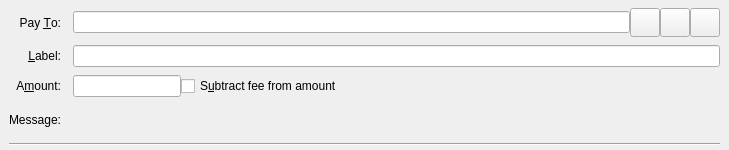
<?xml version="1.0" encoding="UTF-8"?>
<ui version="4.0">
 <class>SendCoinsEntry</class>
 <widget class="QStackedWidget" name="SendCoinsEntry">
  <property name="geometry">
   <rect>
    <x>0</x>
    <y>0</y>
    <width>729</width>
    <height>150</height>
   </rect>
  </property>
  <property name="focusPolicy">
   <enum>Qt::TabFocus</enum>
  </property>
  <property name="autoFillBackground">
   <bool>false</bool>
  </property>
  <widget class="QFrame" name="SendCoins">
   <property name="toolTip">
    <string>This is a normal payment.</string>
   </property>
   <property name="frameShape">
    <enum>QFrame::NoFrame</enum>
   </property>
   <layout class="QGridLayout" name="gridLayout">
    <property name="topMargin">
     <number>8</number>
    </property>
    <property name="bottomMargin">
     <number>4</number>
    </property>
    <property name="horizontalSpacing">
     <number>12</number>
    </property>
    <property name="verticalSpacing">
     <number>8</number>
    </property>
    <item row="0" column="0">
     <widget class="QLabel" name="payToLabel">
      <property name="text">
       <string>Pay &amp;To:</string>
      </property>
      <property name="alignment">
       <set>Qt::AlignRight|Qt::AlignTrailing|Qt::AlignVCenter</set>
      </property>
      <property name="buddy">
       <cstring>payTo</cstring>
      </property>
     </widget>
    </item>
    <item row="0" column="1">
     <layout class="QHBoxLayout" name="payToLayout">
      <property name="spacing">
       <number>0</number>
      </property>
      <item>
       <widget class="QValidatedLineEdit" name="payTo">
        <property name="toolTip">
         <string>The e-Gulden address to send the payment to</string>
        </property>
       </widget>
      </item>
      <item>
       <widget class="QToolButton" name="addressBookButton">
        <property name="toolTip">
         <string>Choose previously used address</string>
        </property>
        <property name="text">
         <string/>
        </property>
        <property name="icon">
         <iconset resource="../bitcoin.qrc">
          <normaloff>:/icons/address-book</normaloff>:/icons/address-book</iconset>
        </property>
        <property name="iconSize">
         <size>
          <width>22</width>
          <height>22</height>
         </size>
        </property>
        <property name="shortcut">
         <string>Alt+A</string>
        </property>
       </widget>
      </item>
      <item>
       <widget class="QToolButton" name="pasteButton">
        <property name="toolTip">
         <string>Paste address from clipboard</string>
        </property>
        <property name="text">
         <string/>
        </property>
        <property name="icon">
         <iconset resource="../bitcoin.qrc">
          <normaloff>:/icons/editpaste</normaloff>:/icons/editpaste</iconset>
        </property>
        <property name="iconSize">
         <size>
          <width>22</width>
          <height>22</height>
         </size>
        </property>
        <property name="shortcut">
         <string>Alt+P</string>
        </property>
       </widget>
      </item>
      <item>
       <widget class="QToolButton" name="deleteButton">
        <property name="toolTip">
         <string>Remove this entry</string>
        </property>
        <property name="text">
         <string/>
        </property>
        <property name="icon">
         <iconset resource="../bitcoin.qrc">
          <normaloff>:/icons/remove</normaloff>:/icons/remove</iconset>
        </property>
        <property name="iconSize">
         <size>
          <width>22</width>
          <height>22</height>
         </size>
        </property>
       </widget>
      </item>
     </layout>
    </item>
    <item row="1" column="0">
     <widget class="QLabel" name="labellLabel">
      <property name="text">
       <string>&amp;Label:</string>
      </property>
      <property name="alignment">
       <set>Qt::AlignRight|Qt::AlignTrailing|Qt::AlignVCenter</set>
      </property>
      <property name="buddy">
       <cstring>addAsLabel</cstring>
      </property>
     </widget>
    </item>
    <item row="1" column="1">
     <widget class="QLineEdit" name="addAsLabel">
      <property name="toolTip">
       <string>Enter a label for this address to add it to the list of used addresses</string>
      </property>
     </widget>
    </item>
    <item row="2" column="0">
     <widget class="QLabel" name="amountLabel">
      <property name="text">
       <string>A&amp;mount:</string>
      </property>
      <property name="alignment">
       <set>Qt::AlignRight|Qt::AlignTrailing|Qt::AlignVCenter</set>
      </property>
      <property name="buddy">
       <cstring>payAmount</cstring>
      </property>
     </widget>
    </item>
    <item row="2" column="1">
     <layout class="QHBoxLayout" name="horizontalLayoutAmount" stretch="0,1">
      <item>
       <widget class="BitcoinAmountField" name="payAmount"/>
      </item>
      <item>
       <widget class="QCheckBox" name="checkboxSubtractFeeFromAmount">
        <property name="toolTip">
         <string>The fee will be deducted from the amount being sent. The recipient will receive less litecoins than you enter in the amount field. If multiple recipients are selected, the fee is split equally.</string>
        </property>
        <property name="text">
         <string>S&amp;ubtract fee from amount</string>
        </property>
       </widget>
      </item>
     </layout>
    </item>
    <item row="3" column="0">
     <widget class="QLabel" name="messageLabel">
      <property name="text">
       <string>Message:</string>
      </property>
      <property name="alignment">
       <set>Qt::AlignRight|Qt::AlignTrailing|Qt::AlignVCenter</set>
      </property>
     </widget>
    </item>
    <item row="3" column="1">
     <widget class="QLabel" name="messageTextLabel">
      <property name="toolTip">
       <string>A message that was attached to the egulden: URI which will be stored with the transaction for your reference. Note: This message will not be sent over the e-Gulden network.</string>
      </property>
      <property name="textFormat">
       <enum>Qt::PlainText</enum>
      </property>
     </widget>
    </item>
    <item row="4" column="0" colspan="2">
     <widget class="Line" name="line">
      <property name="orientation">
       <enum>Qt::Horizontal</enum>
      </property>
     </widget>
    </item>
   </layout>
  </widget>
  <widget class="QFrame" name="SendCoins_UnauthenticatedPaymentRequest">
   <property name="palette">
    <palette>
     <active>
      <colorrole role="WindowText">
       <brush brushstyle="SolidPattern">
        <color alpha="255">
         <red>0</red>
         <green>0</green>
         <blue>0</blue>
        </color>
       </brush>
      </colorrole>
      <colorrole role="Button">
       <brush brushstyle="SolidPattern">
        <color alpha="255">
         <red>255</red>
         <green>255</green>
         <blue>127</blue>
        </color>
       </brush>
      </colorrole>
      <colorrole role="Light">
       <brush brushstyle="SolidPattern">
        <color alpha="255">
         <red>255</red>
         <green>255</green>
         <blue>255</blue>
        </color>
       </brush>
      </colorrole>
      <colorrole role="Midlight">
       <brush brushstyle="SolidPattern">
        <color alpha="255">
         <red>255</red>
         <green>255</green>
         <blue>191</blue>
        </color>
       </brush>
      </colorrole>
      <colorrole role="Dark">
       <brush brushstyle="SolidPattern">
        <color alpha="255">
         <red>127</red>
         <green>127</green>
         <blue>63</blue>
        </color>
       </brush>
      </colorrole>
      <colorrole role="Mid">
       <brush brushstyle="SolidPattern">
        <color alpha="255">
         <red>170</red>
         <green>170</green>
         <blue>84</blue>
        </color>
       </brush>
      </colorrole>
      <colorrole role="Text">
       <brush brushstyle="SolidPattern">
        <color alpha="255">
         <red>0</red>
         <green>0</green>
         <blue>0</blue>
        </color>
       </brush>
      </colorrole>
      <colorrole role="BrightText">
       <brush brushstyle="SolidPattern">
        <color alpha="255">
         <red>255</red>
         <green>255</green>
         <blue>255</blue>
        </color>
       </brush>
      </colorrole>
      <colorrole role="ButtonText">
       <brush brushstyle="SolidPattern">
        <color alpha="255">
         <red>0</red>
         <green>0</green>
         <blue>0</blue>
        </color>
       </brush>
      </colorrole>
      <colorrole role="Base">
       <brush brushstyle="SolidPattern">
        <color alpha="255">
         <red>255</red>
         <green>255</green>
         <blue>255</blue>
        </color>
       </brush>
      </colorrole>
      <colorrole role="Window">
       <brush brushstyle="SolidPattern">
        <color alpha="255">
         <red>255</red>
         <green>255</green>
         <blue>127</blue>
        </color>
       </brush>
      </colorrole>
      <colorrole role="Shadow">
       <brush brushstyle="SolidPattern">
        <color alpha="255">
         <red>0</red>
         <green>0</green>
         <blue>0</blue>
        </color>
       </brush>
      </colorrole>
      <colorrole role="AlternateBase">
       <brush brushstyle="SolidPattern">
        <color alpha="255">
         <red>255</red>
         <green>255</green>
         <blue>191</blue>
        </color>
       </brush>
      </colorrole>
      <colorrole role="ToolTipBase">
       <brush brushstyle="SolidPattern">
        <color alpha="255">
         <red>255</red>
         <green>255</green>
         <blue>220</blue>
        </color>
       </brush>
      </colorrole>
      <colorrole role="ToolTipText">
       <brush brushstyle="SolidPattern">
        <color alpha="255">
         <red>0</red>
         <green>0</green>
         <blue>0</blue>
        </color>
       </brush>
      </colorrole>
     </active>
     <inactive>
      <colorrole role="WindowText">
       <brush brushstyle="SolidPattern">
        <color alpha="255">
         <red>0</red>
         <green>0</green>
         <blue>0</blue>
        </color>
       </brush>
      </colorrole>
      <colorrole role="Button">
       <brush brushstyle="SolidPattern">
        <color alpha="255">
         <red>255</red>
         <green>255</green>
         <blue>127</blue>
        </color>
       </brush>
      </colorrole>
      <colorrole role="Light">
       <brush brushstyle="SolidPattern">
        <color alpha="255">
         <red>255</red>
         <green>255</green>
         <blue>255</blue>
        </color>
       </brush>
      </colorrole>
      <colorrole role="Midlight">
       <brush brushstyle="SolidPattern">
        <color alpha="255">
         <red>255</red>
         <green>255</green>
         <blue>191</blue>
        </color>
       </brush>
      </colorrole>
      <colorrole role="Dark">
       <brush brushstyle="SolidPattern">
        <color alpha="255">
         <red>127</red>
         <green>127</green>
         <blue>63</blue>
        </color>
       </brush>
      </colorrole>
      <colorrole role="Mid">
       <brush brushstyle="SolidPattern">
        <color alpha="255">
         <red>170</red>
         <green>170</green>
         <blue>84</blue>
        </color>
       </brush>
      </colorrole>
      <colorrole role="Text">
       <brush brushstyle="SolidPattern">
        <color alpha="255">
         <red>0</red>
         <green>0</green>
         <blue>0</blue>
        </color>
       </brush>
      </colorrole>
      <colorrole role="BrightText">
       <brush brushstyle="SolidPattern">
        <color alpha="255">
         <red>255</red>
         <green>255</green>
         <blue>255</blue>
        </color>
       </brush>
      </colorrole>
      <colorrole role="ButtonText">
       <brush brushstyle="SolidPattern">
        <color alpha="255">
         <red>0</red>
         <green>0</green>
         <blue>0</blue>
        </color>
       </brush>
      </colorrole>
      <colorrole role="Base">
       <brush brushstyle="SolidPattern">
        <color alpha="255">
         <red>255</red>
         <green>255</green>
         <blue>255</blue>
        </color>
       </brush>
      </colorrole>
      <colorrole role="Window">
       <brush brushstyle="SolidPattern">
        <color alpha="255">
         <red>255</red>
         <green>255</green>
         <blue>127</blue>
        </color>
       </brush>
      </colorrole>
      <colorrole role="Shadow">
       <brush brushstyle="SolidPattern">
        <color alpha="255">
         <red>0</red>
         <green>0</green>
         <blue>0</blue>
        </color>
       </brush>
      </colorrole>
      <colorrole role="AlternateBase">
       <brush brushstyle="SolidPattern">
        <color alpha="255">
         <red>255</red>
         <green>255</green>
         <blue>191</blue>
        </color>
       </brush>
      </colorrole>
      <colorrole role="ToolTipBase">
       <brush brushstyle="SolidPattern">
        <color alpha="255">
         <red>255</red>
         <green>255</green>
         <blue>220</blue>
        </color>
       </brush>
      </colorrole>
      <colorrole role="ToolTipText">
       <brush brushstyle="SolidPattern">
        <color alpha="255">
         <red>0</red>
         <green>0</green>
         <blue>0</blue>
        </color>
       </brush>
      </colorrole>
     </inactive>
     <disabled>
      <colorrole role="WindowText">
       <brush brushstyle="SolidPattern">
        <color alpha="255">
         <red>127</red>
         <green>127</green>
         <blue>63</blue>
        </color>
       </brush>
      </colorrole>
      <colorrole role="Button">
       <brush brushstyle="SolidPattern">
        <color alpha="255">
         <red>255</red>
         <green>255</green>
         <blue>127</blue>
        </color>
       </brush>
      </colorrole>
      <colorrole role="Light">
       <brush brushstyle="SolidPattern">
        <color alpha="255">
         <red>255</red>
         <green>255</green>
         <blue>255</blue>
        </color>
       </brush>
      </colorrole>
      <colorrole role="Midlight">
       <brush brushstyle="SolidPattern">
        <color alpha="255">
         <red>255</red>
         <green>255</green>
         <blue>191</blue>
        </color>
       </brush>
      </colorrole>
      <colorrole role="Dark">
       <brush brushstyle="SolidPattern">
        <color alpha="255">
         <red>127</red>
         <green>127</green>
         <blue>63</blue>
        </color>
       </brush>
      </colorrole>
      <colorrole role="Mid">
       <brush brushstyle="SolidPattern">
        <color alpha="255">
         <red>170</red>
         <green>170</green>
         <blue>84</blue>
        </color>
       </brush>
      </colorrole>
      <colorrole role="Text">
       <brush brushstyle="SolidPattern">
        <color alpha="255">
         <red>127</red>
         <green>127</green>
         <blue>63</blue>
        </color>
       </brush>
      </colorrole>
      <colorrole role="BrightText">
       <brush brushstyle="SolidPattern">
        <color alpha="255">
         <red>255</red>
         <green>255</green>
         <blue>255</blue>
        </color>
       </brush>
      </colorrole>
      <colorrole role="ButtonText">
       <brush brushstyle="SolidPattern">
        <color alpha="255">
         <red>127</red>
         <green>127</green>
         <blue>63</blue>
        </color>
       </brush>
      </colorrole>
      <colorrole role="Base">
       <brush brushstyle="SolidPattern">
        <color alpha="255">
         <red>255</red>
         <green>255</green>
         <blue>127</blue>
        </color>
       </brush>
      </colorrole>
      <colorrole role="Window">
       <brush brushstyle="SolidPattern">
        <color alpha="255">
         <red>255</red>
         <green>255</green>
         <blue>127</blue>
        </color>
       </brush>
      </colorrole>
      <colorrole role="Shadow">
       <brush brushstyle="SolidPattern">
        <color alpha="255">
         <red>0</red>
         <green>0</green>
         <blue>0</blue>
        </color>
       </brush>
      </colorrole>
      <colorrole role="AlternateBase">
       <brush brushstyle="SolidPattern">
        <color alpha="255">
         <red>255</red>
         <green>255</green>
         <blue>127</blue>
        </color>
       </brush>
      </colorrole>
      <colorrole role="ToolTipBase">
       <brush brushstyle="SolidPattern">
        <color alpha="255">
         <red>255</red>
         <green>255</green>
         <blue>220</blue>
        </color>
       </brush>
      </colorrole>
      <colorrole role="ToolTipText">
       <brush brushstyle="SolidPattern">
        <color alpha="255">
         <red>0</red>
         <green>0</green>
         <blue>0</blue>
        </color>
       </brush>
      </colorrole>
     </disabled>
    </palette>
   </property>
   <property name="toolTip">
    <string>This is an unauthenticated payment request.</string>
   </property>
   <property name="autoFillBackground">
    <bool>true</bool>
   </property>
   <property name="frameShape">
    <enum>QFrame::NoFrame</enum>
   </property>
   <layout class="QGridLayout" name="gridLayout_is">
    <property name="spacing">
     <number>12</number>
    </property>
    <item row="0" column="0">
     <widget class="QLabel" name="payToLabel_is">
      <property name="text">
       <string>Pay To:</string>
      </property>
      <property name="alignment">
       <set>Qt::AlignRight|Qt::AlignTrailing|Qt::AlignVCenter</set>
      </property>
     </widget>
    </item>
    <item row="0" column="1">
     <layout class="QHBoxLayout" name="payToLayout_is">
      <property name="spacing">
       <number>0</number>
      </property>
      <item>
       <widget class="QLabel" name="payTo_is"/>
      </item>
      <item>
       <widget class="QToolButton" name="deleteButton_is">
        <property name="toolTip">
         <string>Remove this entry</string>
        </property>
        <property name="text">
         <string/>
        </property>
        <property name="icon">
         <iconset resource="../bitcoin.qrc">
          <normaloff>:/icons/remove</normaloff>:/icons/remove</iconset>
        </property>
       </widget>
      </item>
     </layout>
    </item>
    <item row="1" column="0">
     <widget class="QLabel" name="memoLabel_is">
      <property name="text">
       <string>Memo:</string>
      </property>
      <property name="alignment">
       <set>Qt::AlignRight|Qt::AlignTrailing|Qt::AlignVCenter</set>
      </property>
     </widget>
    </item>
    <item row="1" column="1">
     <widget class="QLabel" name="memoTextLabel_is">
      <property name="textFormat">
       <enum>Qt::PlainText</enum>
      </property>
     </widget>
    </item>
    <item row="2" column="0">
     <widget class="QLabel" name="amountLabel_is">
      <property name="text">
       <string>A&amp;mount:</string>
      </property>
      <property name="alignment">
       <set>Qt::AlignRight|Qt::AlignTrailing|Qt::AlignVCenter</set>
      </property>
      <property name="buddy">
       <cstring>payAmount_is</cstring>
      </property>
     </widget>
    </item>
    <item row="2" column="1">
     <widget class="BitcoinAmountField" name="payAmount_is">
      <property name="acceptDrops">
       <bool>false</bool>
      </property>
     </widget>
    </item>
   </layout>
  </widget>
  <widget class="QFrame" name="SendCoins_AuthenticatedPaymentRequest">
   <property name="palette">
    <palette>
     <active>
      <colorrole role="WindowText">
       <brush brushstyle="SolidPattern">
        <color alpha="255">
         <red>0</red>
         <green>0</green>
         <blue>0</blue>
        </color>
       </brush>
      </colorrole>
      <colorrole role="Button">
       <brush brushstyle="SolidPattern">
        <color alpha="255">
         <red>140</red>
         <green>232</green>
         <blue>119</blue>
        </color>
       </brush>
      </colorrole>
      <colorrole role="Light">
       <brush brushstyle="SolidPattern">
        <color alpha="255">
         <red>230</red>
         <green>255</green>
         <blue>224</blue>
        </color>
       </brush>
      </colorrole>
      <colorrole role="Midlight">
       <brush brushstyle="SolidPattern">
        <color alpha="255">
         <red>185</red>
         <green>243</green>
         <blue>171</blue>
        </color>
       </brush>
      </colorrole>
      <colorrole role="Dark">
       <brush brushstyle="SolidPattern">
        <color alpha="255">
         <red>70</red>
         <green>116</green>
         <blue>59</blue>
        </color>
       </brush>
      </colorrole>
      <colorrole role="Mid">
       <brush brushstyle="SolidPattern">
        <color alpha="255">
         <red>93</red>
         <green>155</green>
         <blue>79</blue>
        </color>
       </brush>
      </colorrole>
      <colorrole role="Text">
       <brush brushstyle="SolidPattern">
        <color alpha="255">
         <red>0</red>
         <green>0</green>
         <blue>0</blue>
        </color>
       </brush>
      </colorrole>
      <colorrole role="BrightText">
       <brush brushstyle="SolidPattern">
        <color alpha="255">
         <red>155</red>
         <green>255</green>
         <blue>147</blue>
        </color>
       </brush>
      </colorrole>
      <colorrole role="ButtonText">
       <brush brushstyle="SolidPattern">
        <color alpha="255">
         <red>0</red>
         <green>0</green>
         <blue>0</blue>
        </color>
       </brush>
      </colorrole>
      <colorrole role="Base">
       <brush brushstyle="SolidPattern">
        <color alpha="255">
         <red>119</red>
         <green>255</green>
         <blue>233</blue>
        </color>
       </brush>
      </colorrole>
      <colorrole role="Window">
       <brush brushstyle="SolidPattern">
        <color alpha="255">
         <red>140</red>
         <green>232</green>
         <blue>119</blue>
        </color>
       </brush>
      </colorrole>
      <colorrole role="Shadow">
       <brush brushstyle="SolidPattern">
        <color alpha="255">
         <red>0</red>
         <green>0</green>
         <blue>0</blue>
        </color>
       </brush>
      </colorrole>
      <colorrole role="AlternateBase">
       <brush brushstyle="SolidPattern">
        <color alpha="255">
         <red>197</red>
         <green>243</green>
         <blue>187</blue>
        </color>
       </brush>
      </colorrole>
      <colorrole role="NoRole">
       <brush brushstyle="SolidPattern">
        <color alpha="255">
         <red>125</red>
         <green>194</green>
         <blue>122</blue>
        </color>
       </brush>
      </colorrole>
      <colorrole role="ToolTipBase">
       <brush brushstyle="SolidPattern">
        <color alpha="255">
         <red>255</red>
         <green>255</green>
         <blue>220</blue>
        </color>
       </brush>
      </colorrole>
      <colorrole role="ToolTipText">
       <brush brushstyle="SolidPattern">
        <color alpha="255">
         <red>0</red>
         <green>0</green>
         <blue>0</blue>
        </color>
       </brush>
      </colorrole>
     </active>
     <inactive>
      <colorrole role="WindowText">
       <brush brushstyle="SolidPattern">
        <color alpha="255">
         <red>0</red>
         <green>0</green>
         <blue>0</blue>
        </color>
       </brush>
      </colorrole>
      <colorrole role="Button">
       <brush brushstyle="SolidPattern">
        <color alpha="255">
         <red>140</red>
         <green>232</green>
         <blue>119</blue>
        </color>
       </brush>
      </colorrole>
      <colorrole role="Light">
       <brush brushstyle="SolidPattern">
        <color alpha="255">
         <red>230</red>
         <green>255</green>
         <blue>224</blue>
        </color>
       </brush>
      </colorrole>
      <colorrole role="Midlight">
       <brush brushstyle="SolidPattern">
        <color alpha="255">
         <red>185</red>
         <green>243</green>
         <blue>171</blue>
        </color>
       </brush>
      </colorrole>
      <colorrole role="Dark">
       <brush brushstyle="SolidPattern">
        <color alpha="255">
         <red>70</red>
         <green>116</green>
         <blue>59</blue>
        </color>
       </brush>
      </colorrole>
      <colorrole role="Mid">
       <brush brushstyle="SolidPattern">
        <color alpha="255">
         <red>93</red>
         <green>155</green>
         <blue>79</blue>
        </color>
       </brush>
      </colorrole>
      <colorrole role="Text">
       <brush brushstyle="SolidPattern">
        <color alpha="255">
         <red>0</red>
         <green>0</green>
         <blue>0</blue>
        </color>
       </brush>
      </colorrole>
      <colorrole role="BrightText">
       <brush brushstyle="SolidPattern">
        <color alpha="255">
         <red>155</red>
         <green>255</green>
         <blue>147</blue>
        </color>
       </brush>
      </colorrole>
      <colorrole role="ButtonText">
       <brush brushstyle="SolidPattern">
        <color alpha="255">
         <red>0</red>
         <green>0</green>
         <blue>0</blue>
        </color>
       </brush>
      </colorrole>
      <colorrole role="Base">
       <brush brushstyle="SolidPattern">
        <color alpha="255">
         <red>119</red>
         <green>255</green>
         <blue>233</blue>
        </color>
       </brush>
      </colorrole>
      <colorrole role="Window">
       <brush brushstyle="SolidPattern">
        <color alpha="255">
         <red>140</red>
         <green>232</green>
         <blue>119</blue>
        </color>
       </brush>
      </colorrole>
      <colorrole role="Shadow">
       <brush brushstyle="SolidPattern">
        <color alpha="255">
         <red>0</red>
         <green>0</green>
         <blue>0</blue>
        </color>
       </brush>
      </colorrole>
      <colorrole role="AlternateBase">
       <brush brushstyle="SolidPattern">
        <color alpha="255">
         <red>197</red>
         <green>243</green>
         <blue>187</blue>
        </color>
       </brush>
      </colorrole>
      <colorrole role="NoRole">
       <brush brushstyle="SolidPattern">
        <color alpha="255">
         <red>125</red>
         <green>194</green>
         <blue>122</blue>
        </color>
       </brush>
      </colorrole>
      <colorrole role="ToolTipBase">
       <brush brushstyle="SolidPattern">
        <color alpha="255">
         <red>255</red>
         <green>255</green>
         <blue>220</blue>
        </color>
       </brush>
      </colorrole>
      <colorrole role="ToolTipText">
       <brush brushstyle="SolidPattern">
        <color alpha="255">
         <red>0</red>
         <green>0</green>
         <blue>0</blue>
        </color>
       </brush>
      </colorrole>
     </inactive>
     <disabled>
      <colorrole role="WindowText">
       <brush brushstyle="SolidPattern">
        <color alpha="255">
         <red>70</red>
         <green>116</green>
         <blue>59</blue>
        </color>
       </brush>
      </colorrole>
      <colorrole role="Button">
       <brush brushstyle="SolidPattern">
        <color alpha="255">
         <red>140</red>
         <green>232</green>
         <blue>119</blue>
        </color>
       </brush>
      </colorrole>
      <colorrole role="Light">
       <brush brushstyle="SolidPattern">
        <color alpha="255">
         <red>230</red>
         <green>255</green>
         <blue>224</blue>
        </color>
       </brush>
      </colorrole>
      <colorrole role="Midlight">
       <brush brushstyle="SolidPattern">
        <color alpha="255">
         <red>185</red>
         <green>243</green>
         <blue>171</blue>
        </color>
       </brush>
      </colorrole>
      <colorrole role="Dark">
       <brush brushstyle="SolidPattern">
        <color alpha="255">
         <red>70</red>
         <green>116</green>
         <blue>59</blue>
        </color>
       </brush>
      </colorrole>
      <colorrole role="Mid">
       <brush brushstyle="SolidPattern">
        <color alpha="255">
         <red>93</red>
         <green>155</green>
         <blue>79</blue>
        </color>
       </brush>
      </colorrole>
      <colorrole role="Text">
       <brush brushstyle="SolidPattern">
        <color alpha="255">
         <red>70</red>
         <green>116</green>
         <blue>59</blue>
        </color>
       </brush>
      </colorrole>
      <colorrole role="BrightText">
       <brush brushstyle="SolidPattern">
        <color alpha="255">
         <red>155</red>
         <green>255</green>
         <blue>147</blue>
        </color>
       </brush>
      </colorrole>
      <colorrole role="ButtonText">
       <brush brushstyle="SolidPattern">
        <color alpha="255">
         <red>70</red>
         <green>116</green>
         <blue>59</blue>
        </color>
       </brush>
      </colorrole>
      <colorrole role="Base">
       <brush brushstyle="SolidPattern">
        <color alpha="255">
         <red>140</red>
         <green>232</green>
         <blue>119</blue>
        </color>
       </brush>
      </colorrole>
      <colorrole role="Window">
       <brush brushstyle="SolidPattern">
        <color alpha="255">
         <red>140</red>
         <green>232</green>
         <blue>119</blue>
        </color>
       </brush>
      </colorrole>
      <colorrole role="Shadow">
       <brush brushstyle="SolidPattern">
        <color alpha="255">
         <red>0</red>
         <green>0</green>
         <blue>0</blue>
        </color>
       </brush>
      </colorrole>
      <colorrole role="AlternateBase">
       <brush brushstyle="SolidPattern">
        <color alpha="255">
         <red>140</red>
         <green>232</green>
         <blue>119</blue>
        </color>
       </brush>
      </colorrole>
      <colorrole role="NoRole">
       <brush brushstyle="SolidPattern">
        <color alpha="255">
         <red>125</red>
         <green>194</green>
         <blue>122</blue>
        </color>
       </brush>
      </colorrole>
      <colorrole role="ToolTipBase">
       <brush brushstyle="SolidPattern">
        <color alpha="255">
         <red>255</red>
         <green>255</green>
         <blue>220</blue>
        </color>
       </brush>
      </colorrole>
      <colorrole role="ToolTipText">
       <brush brushstyle="SolidPattern">
        <color alpha="255">
         <red>0</red>
         <green>0</green>
         <blue>0</blue>
        </color>
       </brush>
      </colorrole>
     </disabled>
    </palette>
   </property>
   <property name="toolTip">
    <string>This is an authenticated payment request.</string>
   </property>
   <property name="autoFillBackground">
    <bool>true</bool>
   </property>
   <property name="frameShape">
    <enum>QFrame::NoFrame</enum>
   </property>
   <layout class="QGridLayout" name="gridLayout_s">
    <property name="spacing">
     <number>12</number>
    </property>
    <item row="0" column="0">
     <widget class="QLabel" name="payToLabel_s">
      <property name="text">
       <string>Pay To:</string>
      </property>
      <property name="alignment">
       <set>Qt::AlignRight|Qt::AlignTrailing|Qt::AlignVCenter</set>
      </property>
     </widget>
    </item>
    <item row="0" column="1">
     <layout class="QHBoxLayout" name="payToLayout_s">
      <property name="spacing">
       <number>0</number>
      </property>
      <item>
       <widget class="QLabel" name="payTo_s">
        <property name="textFormat">
         <enum>Qt::PlainText</enum>
        </property>
       </widget>
      </item>
      <item>
       <widget class="QToolButton" name="deleteButton_s">
        <property name="toolTip">
         <string>Remove this entry</string>
        </property>
        <property name="text">
         <string/>
        </property>
        <property name="icon">
         <iconset resource="../bitcoin.qrc">
          <normaloff>:/icons/remove</normaloff>:/icons/remove</iconset>
        </property>
       </widget>
      </item>
     </layout>
    </item>
    <item row="1" column="0">
     <widget class="QLabel" name="memoLabel_s">
      <property name="text">
       <string>Memo:</string>
      </property>
      <property name="alignment">
       <set>Qt::AlignRight|Qt::AlignTrailing|Qt::AlignVCenter</set>
      </property>
     </widget>
    </item>
    <item row="1" column="1">
     <widget class="QLabel" name="memoTextLabel_s">
      <property name="textFormat">
       <enum>Qt::PlainText</enum>
      </property>
     </widget>
    </item>
    <item row="2" column="0">
     <widget class="QLabel" name="amountLabel_s">
      <property name="text">
       <string>A&amp;mount:</string>
      </property>
      <property name="alignment">
       <set>Qt::AlignRight|Qt::AlignTrailing|Qt::AlignVCenter</set>
      </property>
      <property name="buddy">
       <cstring>payAmount_s</cstring>
      </property>
     </widget>
    </item>
    <item row="2" column="1">
     <widget class="BitcoinAmountField" name="payAmount_s">
      <property name="acceptDrops">
       <bool>false</bool>
      </property>
     </widget>
    </item>
   </layout>
  </widget>
 </widget>
 <customwidgets>
  <customwidget>
   <class>QValidatedLineEdit</class>
   <extends>QLineEdit</extends>
   <header>qvalidatedlineedit.h</header>
  </customwidget>
  <customwidget>
   <class>BitcoinAmountField</class>
   <extends>QLineEdit</extends>
   <header>bitcoinamountfield.h</header>
  </customwidget>
 </customwidgets>
 <tabstops>
  <tabstop>payTo</tabstop>
  <tabstop>addressBookButton</tabstop>
  <tabstop>pasteButton</tabstop>
  <tabstop>deleteButton</tabstop>
  <tabstop>addAsLabel</tabstop>
  <tabstop>payAmount</tabstop>
  <tabstop>payAmount_is</tabstop>
  <tabstop>deleteButton_is</tabstop>
  <tabstop>payAmount_s</tabstop>
  <tabstop>deleteButton_s</tabstop>
 </tabstops>
 <resources>
  <include location="../bitcoin.qrc"/>
 </resources>
 <connections/>
</ui>
